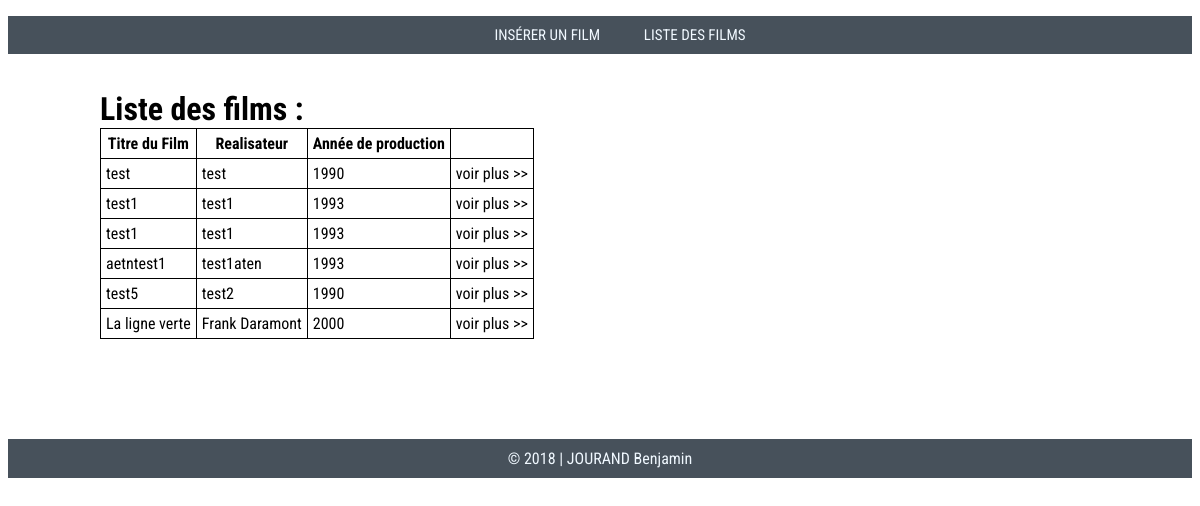
The page /index.php?page=listeFilms on the database its author committed.
### tables this page shows
CREATE TABLE `movies` (
  `id` int(11) NOT NULL,
  `title` varchar(255) NOT NULL,
  `actors` varchar(255) NOT NULL,
  `director` varchar(255) NOT NULL,
  `producer` varchar(255) NOT NULL,
  `year_of_prod` year(4) NOT NULL,
  `language` varchar(255) NOT NULL,
  `category` enum('Aventure','Drame','Comedie','Thriller') NOT NULL,
  `storyline` text NOT NULL,
  `video` varchar(255) NOT NULL
);

### include/listeFilms.inc.php (the view, shortened to what this page needs)
<?php
	echo "<h1>Liste des films : </h1>";
	$connexion = connexion();
	$requete = "SELECT * FROM movies";
	$resultatRequete = $connexion->query($requete);
	echo "<table>
			<thead>
				<tr>
					<th>Titre du Film</th>
					<th>Realisateur</th>
					<th>Année de production</th>
					<th></th>
			   </tr>
			</thead>
			<tbody>";
			while ($row = $resultatRequete->fetch()) {
				$nom = str_replace(' ', '_', $row['title']);
				$nom = strtolower($nom);
				echo "<tr>
						<td>".$row['title']."</td>
						<td>".$row['director']."</td>
						<td>".$row['year_of_prod']."</td>
						<td><a href=\"index.php?page=".$nom."\">voir plus >></a></td>
					</tr>";
			}
	echo "</tbody></table>";

### index.php (shortened to what this page needs)
<?php
	include_once "./fonctions/callPage.php";
?>
<!DOCTYPE html>
<html lang="fr">
<head>
	<link rel="stylesheet" href="./assets/css/style.css">
</head>
	<body>
		<?php	include_once("./include/header.php"); ?>
			<main>
				<?php
					callPage();
				?>
			</main>
		<?php	include_once("./include/footer.php"); ?>
	</body>
</html>

### include/header.php
<header>
	<ul>
		<li><a href="index.php?page=insertionFilm">Insérer un film</a></li>
		<li><a href="index.php?page=listeFilms">Liste des films</a></li>
	</ul>
</header>

### fonctions/callPage.php
<?php
function callPage() {
	if (isset($_GET['page'])) {
		if ($_GET['page'] == "") {
			$page = "insertionFilm";
		}
		else {
			$page = $_GET['page'];
		}
	}
	elseif ($_SERVER['PHP_SELF'] === "/index.php") {
		$page = "insertionFilm";
	}
	else {
		$page = "insertionFilm";
	}
	$page = "./include/" . $page . ".inc.php";
	$tableauPage = glob("./include/*.inc.php");
	if (in_array($page, $tableauPage)){
			include($page);
			return true;
	}
	else {
		include("./include/default.inc.php");
		return false;
	}
}

### include/footer.php
<footer>
	<p>&copy; <?php echo(date("Y"));?> | JOURAND Benjamin</p>
</footer>

### assets/css/style.css (style rules this page uses)
table { border-collapse: collapse; }
td, th { border: 1px solid black; padding: 5px 5px; }
body { line-height: inherit; font-family: 'Roboto Condensed', sans-serif; color: black; }
main { max-width: 1000px; padding: 20px 0px; margin-bottom: 80px; margin-left: auto; margin-right: auto; background: rgba(255, 255, 255, 0.8); border-radius: 20px; }
header, footer { width: 100%; background-color: #47515b; color: #ffffff; }
header ul { text-align: center; }
header ul li { display: inline-block; margin: 10px 20px; font-size: 15px; }
header ul li a { text-decoration: none; color: aliceblue; text-transform: uppercase; }
footer p { padding-top: 10px; padding-bottom: 10px; text-align: center; color: aliceblue; margin: 0; }
h1 { margin: 0; }
a, a:hover { color: black; text-decoration: none; }

### rows shown on the page
movies: title "test", director "test", year_of_prod "1990"
movies: title "test1", director "test1", year_of_prod "1993"
movies: title "test1", director "test1", year_of_prod "1993"
movies: title "aetntest1", director "test1aten", year_of_prod "1993"
movies: title "test5", director "test2", year_of_prod "1990"
movies: title "La ligne verte", director "Frank Daramont", year_of_prod "2000"
